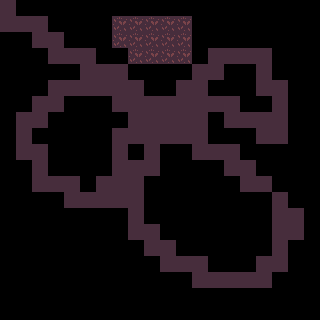

This game map was drawn from its Tiled (.tmx) file and the tilesets committed beside it. A one-line description and the full map source follow:
An orthogonal 20x20 tile map with 16x16 px tiles, 1 tile layer (Capa de patrones 1).

<map version="1.2" tiledversion="1.3.2" orientation="orthogonal" renderorder="right-down" compressionlevel="0" width="20" height="20" tilewidth="16" tileheight="16" infinite="0" nextlayerid="2" nextobjectid="1">
 <tileset firstgid="1" source="../TileSheet/Prueba.tsx" />
 <layer id="1" name="Capa de patrones 1" width="20" height="20">
  <data encoding="csv">
1,0,0,0,0,0,0,0,0,0,0,0,0,0,0,0,0,0,0,0,
1,1,1,0,0,0,0,2,2,2,2,2,0,0,0,0,0,0,0,0,
0,0,1,1,0,0,0,2,2,2,2,2,0,0,0,0,0,0,0,0,
0,0,0,1,1,1,0,0,2,2,2,2,0,1,1,1,1,0,0,0,
0,0,0,0,0,1,1,1,0,0,0,0,1,1,0,0,1,0,0,0,
0,0,0,1,1,1,1,1,1,0,0,1,1,0,0,0,1,1,0,0,
0,0,1,1,0,0,0,1,1,1,1,1,1,1,1,0,0,1,0,0,
0,1,1,0,0,0,0,0,1,1,1,1,1,0,1,1,1,1,0,0,
0,1,0,0,0,0,0,1,1,1,1,1,1,0,0,0,1,1,0,0,
0,1,1,0,0,0,0,1,0,1,0,0,1,1,1,0,0,0,0,0,
0,0,1,0,0,0,0,1,1,1,0,0,0,0,1,1,0,0,0,0,
0,0,1,1,1,0,1,1,1,0,0,0,0,0,0,1,1,0,0,0,
0,0,0,0,1,1,1,1,1,0,0,0,0,0,0,0,0,1,0,0,
0,0,0,0,0,0,0,0,1,0,0,0,0,0,0,0,0,1,1,0,
0,0,0,0,0,0,0,0,1,1,0,0,0,0,0,0,0,1,1,0,
0,0,0,0,0,0,0,0,0,1,1,0,0,0,0,0,0,1,0,0,
0,0,0,0,0,0,0,0,0,0,1,1,1,0,0,0,1,1,0,0,
0,0,0,0,0,0,0,0,0,0,0,0,1,1,1,1,1,0,0,0,
0,0,0,0,0,0,0,0,0,0,0,0,0,0,0,0,0,0,0,0,
0,0,0,0,0,0,0,0,0,0,0,0,0,0,0,0,0,0,0,0
</data>
 </layer>
</map>
